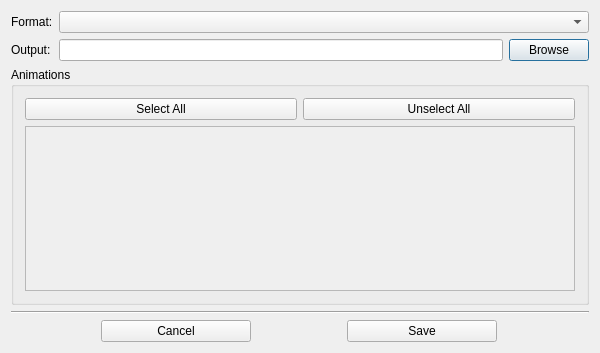
<?xml version="1.0" encoding="UTF-8"?>
<ui version="4.0">
 <class>Export3dDialogClass</class>
 <widget class="QDialog" name="Export3dDialogClass">
  <property name="geometry">
   <rect>
    <x>0</x>
    <y>0</y>
    <width>600</width>
    <height>353</height>
   </rect>
  </property>
  <property name="windowTitle">
   <string>Export 3D</string>
  </property>
  <property name="modal">
   <bool>true</bool>
  </property>
  <layout class="QVBoxLayout" name="verticalLayout">
   <item>
    <layout class="QFormLayout" name="formLayout">
     <item row="0" column="0">
      <widget class="QLabel" name="label">
       <property name="text">
        <string>Format:</string>
       </property>
      </widget>
     </item>
     <item row="0" column="1">
      <widget class="QComboBox" name="comboBoxFormat"/>
     </item>
     <item row="1" column="0">
      <widget class="QLabel" name="label_2">
       <property name="text">
        <string>Output:</string>
       </property>
      </widget>
     </item>
     <item row="1" column="1">
      <layout class="QHBoxLayout" name="horizontalLayout_2">
       <item>
        <widget class="QLineEdit" name="lineEditOutput"/>
       </item>
       <item>
        <widget class="QPushButton" name="pushButtonBrowse">
         <property name="text">
          <string>Browse</string>
         </property>
        </widget>
       </item>
      </layout>
     </item>
    </layout>
   </item>
   <item>
    <widget class="QGroupBox" name="groupBoxAnimations">
     <property name="minimumSize">
      <size>
       <width>0</width>
       <height>50</height>
      </size>
     </property>
     <property name="title">
      <string>Animations</string>
     </property>
     <layout class="QVBoxLayout" name="verticalLayout_2">
      <item>
       <layout class="QHBoxLayout" name="horizontalLayout_3">
        <item>
         <widget class="QPushButton" name="pushButtonSelect">
          <property name="text">
           <string>Select All</string>
          </property>
         </widget>
        </item>
        <item>
         <widget class="QPushButton" name="pushButtonUnselected">
          <property name="text">
           <string>Unselect All</string>
          </property>
         </widget>
        </item>
       </layout>
      </item>
      <item>
       <widget class="QScrollArea" name="scrollAreaAnimations">
        <property name="widgetResizable">
         <bool>true</bool>
        </property>
        <widget class="QWidget" name="scrollAreaWidgetContents">
         <property name="geometry">
          <rect>
           <x>0</x>
           <y>0</y>
           <width>560</width>
           <height>162</height>
          </rect>
         </property>
         <layout class="QVBoxLayout" name="verticalLayout_3"/>
        </widget>
       </widget>
      </item>
     </layout>
    </widget>
   </item>
   <item>
    <widget class="Line" name="line">
     <property name="orientation">
      <enum>Qt::Horizontal</enum>
     </property>
    </widget>
   </item>
   <item>
    <layout class="QHBoxLayout" name="horizontalLayout">
     <item>
      <widget class="QPushButton" name="pushButtonCancel">
       <property name="maximumSize">
        <size>
         <width>150</width>
         <height>16777215</height>
        </size>
       </property>
       <property name="text">
        <string>Cancel</string>
       </property>
      </widget>
     </item>
     <item>
      <widget class="QPushButton" name="pushButtonSave">
       <property name="maximumSize">
        <size>
         <width>150</width>
         <height>16777215</height>
        </size>
       </property>
       <property name="text">
        <string>Save</string>
       </property>
      </widget>
     </item>
    </layout>
   </item>
  </layout>
 </widget>
 <layoutdefault spacing="6" margin="11"/>
 <resources/>
 <connections/>
</ui>
